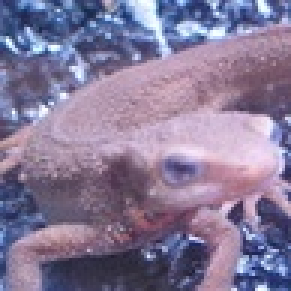
#> input picture assets/imori.jpg, 97 x 97 px, shrunk from 128 x 128 before the run, found by its file name (shown 3 times larger)
$ python image_matching.py
#> lines starting #> are read from the running program, lines starting #| are printed output that depends on the picture; pictures that were not available may be replaced by others from this repository, and a replacement may not be noted
"""
图像匹配相关问题：
56. 模板匹配(SSD) - 使用平方差和进行模板匹配
57. 模板匹配(SAD) - 使用绝对差和进行模板匹配
58. 模板匹配(NCC) - 使用归一化互相关进行模板匹配
59. 模板匹配(ZNCC) - 使用零均值归一化互相关进行模板匹配
60. 特征点匹配 - 使用特征描述子进行图像匹配
"""

import cv2
import numpy as np

def ssd_matching(img_path, template_path):
    """
    问题56：模板匹配(SSD)
    使用平方差和进行模板匹配

    参数:
        img_path: 输入图像路径
        template_path: 模板图像路径

    返回:
        匹配结果可视化
    """
#> called with img_path = '../images/imori.jpg', template_path = '../images/imori_part.jpg'
    # 读取图像
    img = cv2.imread(img_path, cv2.IMREAD_GRAYSCALE)
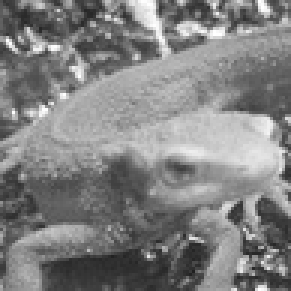
#> img: shape (97, 97) (shown 3 times larger); min 32, max 255, mean 129
    template = cv2.imread(template_path, cv2.IMREAD_GRAYSCALE)
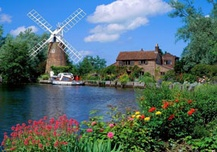
#> input picture assets/1.jpg, 217 x 152 px, shrunk from 286 x 200 before the run, given in place of imori_part.jpg, which was not available
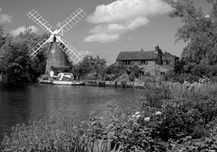
#> template: shape (152, 217); min 0, max 255, mean 100.9
    if img is None or template is None:
        raise ValueError("无法读取图像")

    h, w = template.shape
#> h = 152; w = 217
    H, W = img.shape
#> H = 97; W = 97
#> (the run stopped early here; a loop or call above may not have finished)
